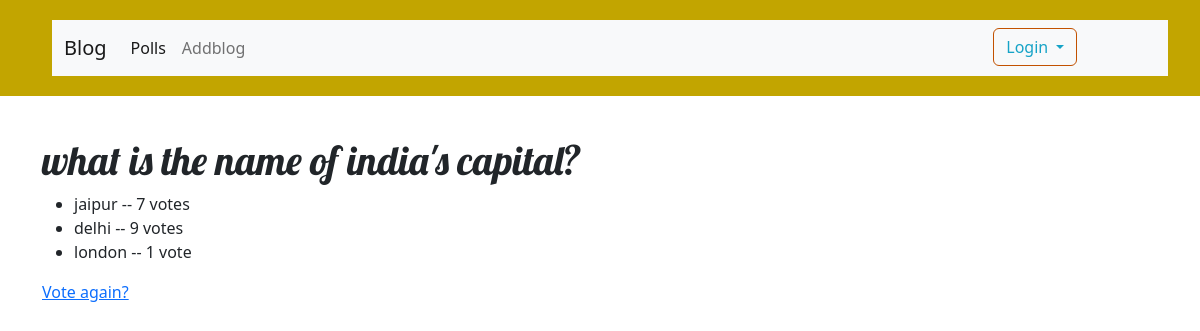
The app's page /mypolls/2/results/, older data.
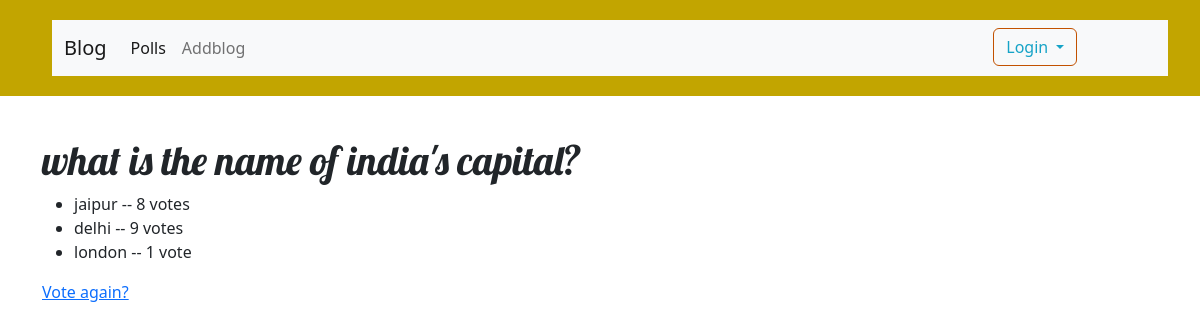
The same page, newer data.
### mypolls/models.py (models this page shows, shortened)
class Choice(models.Model):
    question = models.ForeignKey(Question, on_delete=models.CASCADE)
    choice_text = models.CharField(max_length=200)
    votes = models.IntegerField(default=0)

### mypolls/views.py (the view)
# urls.py: path('<int:pk>/results/', views.ResultsView.as_view(), name='results'),
class ResultsView(generic.DetailView):
    model = Question
    template_name = 'polls/results.html'

### mypolls/templates/polls/results.html
{% extends 'blog/base.html' %}
{% block content %}
<h1>{{ question.question_text }}</h1>
<ul>
{% for choice in question.choice_set.all %}
    <li>{{ choice.choice_text }} -- {{ choice.votes }} vote{{ choice.votes|pluralize }}</li>
{% endfor %}
</ul>
<a href="{% url 'polls:detail' question.id %}">Vote again?</a>
{% endblock %}

Row changes from the older to the newer data that the page shows:
changed Choice "jaipur": votes "7" → "8"
